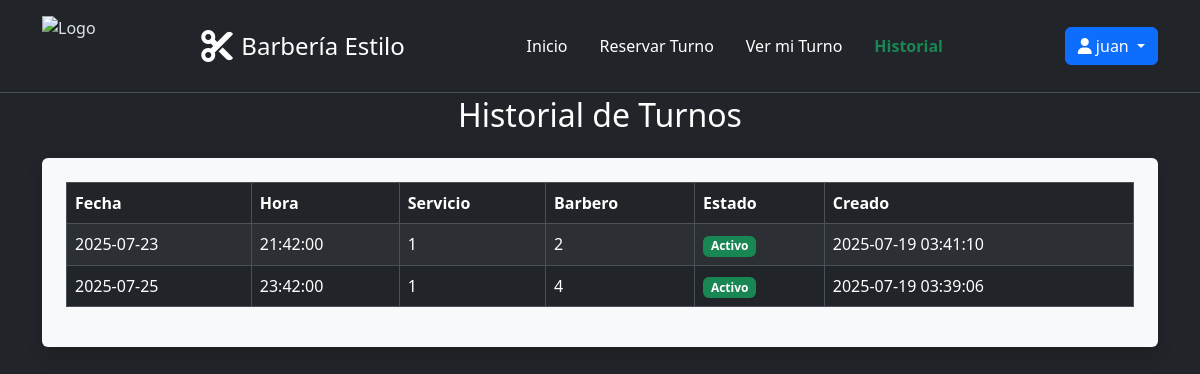
The page /historial.php (signed in) on the database as committed earlier.
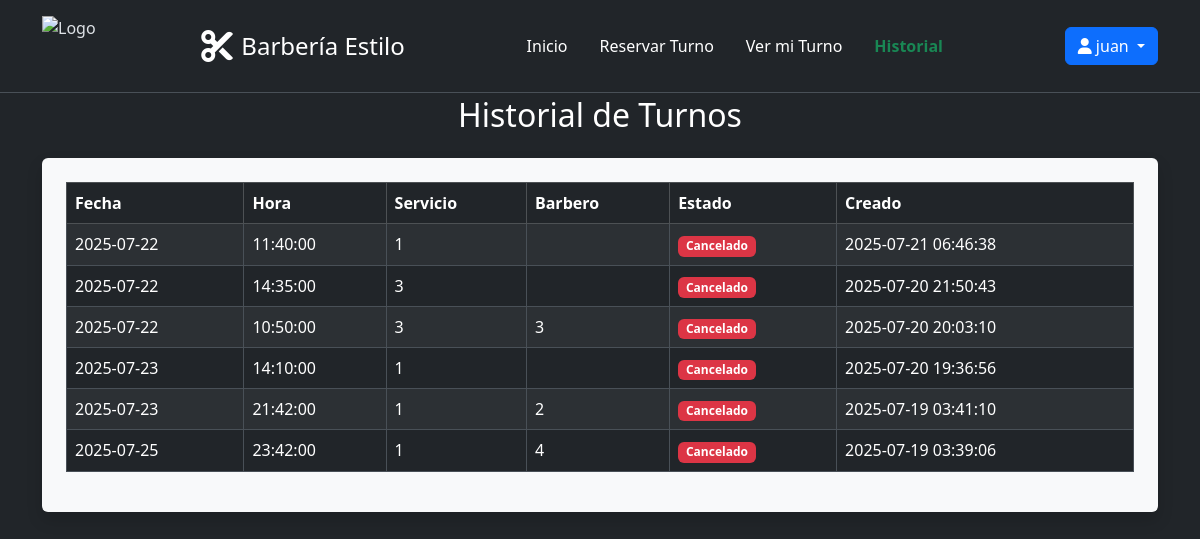
The same page on the database as committed later.
### tables this page shows
CREATE TABLE `turnos` (
  `id` int(11) NOT NULL,
  `usuario_id` int(11) NOT NULL,
  `fecha` date NOT NULL,
  `hora` time NOT NULL,
  `servicio` int(100) DEFAULT NULL,
  `descripcion` text DEFAULT NULL,
  `barbero` int(100) DEFAULT NULL,
  `whatsapp` tinyint(1) DEFAULT 0,
  `creado_en` timestamp NOT NULL DEFAULT current_timestamp(),
  `estado` enum('activo','cancelado') NOT NULL DEFAULT 'activo',
  `cancelacion_motivo` text DEFAULT NULL,
  `metodo_pago` int(11) DEFAULT NULL,
  `precio` decimal(10,2) DEFAULT NULL
);

### historial.php (the view, shortened to what this page needs)
<?php
include 'conexion.php';
$usuario_id = $_SESSION['usuario_id'];
$sql = "SELECT * FROM turnos WHERE usuario_id = ? ORDER BY creado_en DESC";
$stmt = $con->prepare($sql);
$stmt->bind_param("i", $usuario_id);
$stmt->execute();
$resultado = $stmt->get_result();
?>
<!DOCTYPE html>
<html lang="es" data-bs-theme="dark">
<head>
  <link href="https://cdn.jsdelivr.net/npm/bootstrap@5.3.3/dist/css/bootstrap.min.css" rel="stylesheet">
  <link rel="stylesheet" href="https://cdnjs.cloudflare.com/ajax/libs/font-awesome/6.5.0/css/all.min.css">
</head>
<body>
<header class="p-3 border-bottom bg-dark fixed-top">
  <div class="container d-flex justify-content-between align-items-center">
     <img src="../img/T.O.png" alt="Logo" style="height: 60px;">
    <a href="../index.php" class="text-white text-decoration-none d-flex align-items-center">
      <i class="fa-solid fa-scissors fa-2x me-2"></i>
      <span class="fs-4">Barbería Estilo</span>
    </a>
    <ul class="nav mb-0">
      <li><a href="index2.php" class="nav-link px-3 text-white">Inicio</a></li>
      <li><a href="index2.php#turno" class="nav-link px-3 text-white">Reservar Turno</a></li>
      <li><a href="ver_turno.php" class="nav-link px-3 text-white">Ver mi Turno</a></li>
      <li><a href="historial.php" class="nav-link px-3 text-success fw-bold">Historial</a></li>
    </ul>
    <div class="text-end">
      <?php if (isset($_SESSION['usuario_nombre'])): ?>
        <div class="dropdown">
          <button class="btn btn-primary dropdown-toggle" type="button" data-bs-toggle="dropdown">
            <i class="fa-solid fa-user"></i> <?= htmlspecialchars($_SESSION['usuario_nombre']) ?>
          </button>
        </div>
      <?php endif; ?>
    </div>
  </div>
</header>
<main class="container pt-5 mt-5">
  <h2 class="text-white text-center mb-4">Historial de Turnos</h2>
  <?php if ($resultado->num_rows > 0): ?>
    <div class="table-responsive bg-light text-dark p-4 rounded shadow">
      <table class="table table-striped table-bordered">
        <thead class="table-dark">
          <tr>
            <th>Fecha</th>
            <th>Hora</th>
            <th>Servicio</th>
            <th>Barbero</th>
            <th>Estado</th>
            <th>Creado</th>
          </tr>
        </thead>
        <tbody>
          <?php while ($row = $resultado->fetch_assoc()): ?>
            <tr>
              <td><?= htmlspecialchars($row['fecha']) ?></td>
              <td><?= htmlspecialchars($row['hora']) ?></td>
              <td><?= htmlspecialchars($row['servicio']) ?></td>
              <td><?= htmlspecialchars($row['barbero']) ?></td>
              <td>
                <?php if ($row['estado'] == 'cancelado'): ?>
                  <span class="badge bg-danger">Cancelado</span>
                <?php else: ?>
                  <span class="badge bg-success">Activo</span>
                <?php endif; ?>
              </td>
              <td><?= htmlspecialchars($row['creado_en']) ?></td>
            </tr>
          <?php endwhile; ?>
        </tbody>
      </table>
    </div>
  <?php else: ?>
    <div class="alert alert-info text-center">Aún no tenés turnos registrados.</div>
  <?php endif; ?>
</main>
</body>
</html>

Rows that differ between the two databases and show on the page:
added turnos: fecha "2025-07-22", hora "11:40:00", servicio "1", estado "Cancelado", creado_en "2025-07-21 06:46:38"
added turnos: fecha "2025-07-22", hora "14:35:00", servicio "3", estado "Cancelado", creado_en "2025-07-20 21:50:43"
added turnos: fecha "2025-07-22", hora "10:50:00", servicio "3", barbero "3", estado "Cancelado", creado_en "2025-07-20 20:03:10"
added turnos: fecha "2025-07-23", hora "14:10:00", servicio "1", estado "Cancelado", creado_en "2025-07-20 19:36:56"
changed turnos (number 5 of 6 on the later page): estado "Activo" → "Cancelado"
changed turnos (number 6 of 6 on the later page): estado "Activo" → "Cancelado"
